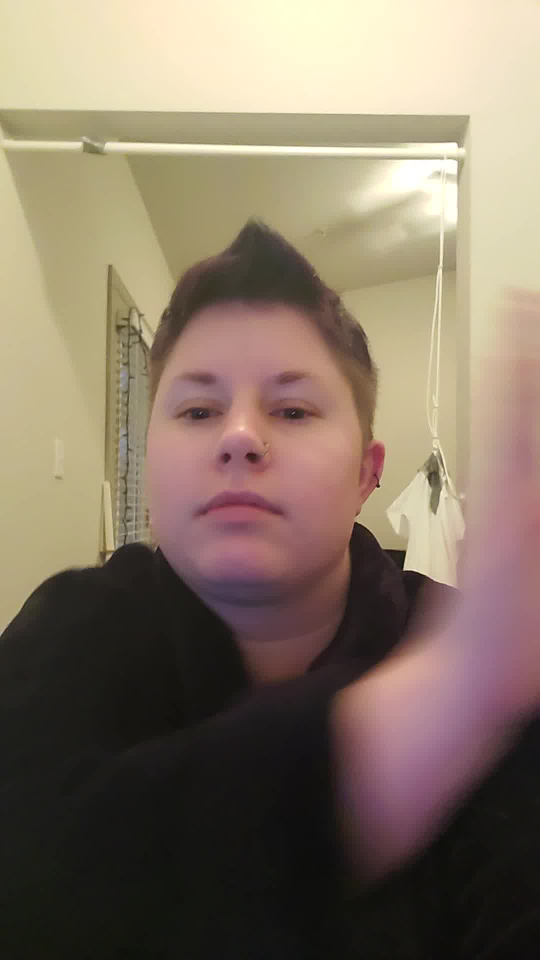
#> input picture hand_photos/left/00.jpg, 1080 x 1920 px (shown at 1/2 size)
$ python badscript.py   (older library calls are emulated)
#> lines starting #> are read from the running program, lines starting #| are printed output that depends on the picture; pictures that were not available may be replaced by others from this repository, and a replacement may not be noted
from PIL import Image
import os

def get_all_filenames(directory):
    filenames = []
    directory = "./hand_photos/" + directory
    list_dir = os.listdir(directory)
    list_dir = [f.lower() for f in list_dir]
    list_dir = sorted(list_dir)
    for file in list_dir:
        filenames.append(file)

    return filenames

def get_pixel_arrays(directory, images, value):
    pixels = []
    pixels.append(value)
    for image in images:
        image = "./hand_photos/" + directory + "/" + image
        im = Image.open(image, 'r')
        im = im.resize((240,240),Image.ANTIALIAS)
        pix_val = list(im.getdata())
        pixels.append(pix_val)
    return pixels

left_files = get_all_filenames("left")
right_files = get_all_filenames("right")
middle_files = get_all_filenames("middle")
top_files = get_all_filenames("top")
bottom_files = get_all_filenames("bottom")
none_files = get_all_filenames("no_hand")

left_pixels = get_pixel_arrays("left", left_files, '0')
#> in get_pixel_arrays, im is the input picture: PIL image 1080x1920 RGB; mean R, G, B 133.6, 118.2, 101.7
#> in get_pixel_arrays, `im = im.resize((240,240),Image.ANTIALIAS)`:
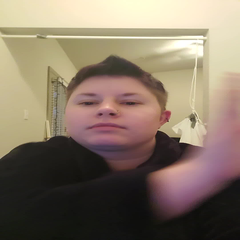
#> im: PIL image 240x240 RGB; mean R, G, B 133.6, 118.2, 101.7
#> in get_pixel_arrays, `pix_val = list(im.getdata())`: pix_val = 57600 items
#> left_pixels = 2 items
top_pixels = get_pixel_arrays("top", top_files, '1')
#> call 2 of get_pixel_arrays, with directory = 'top', value = '1'
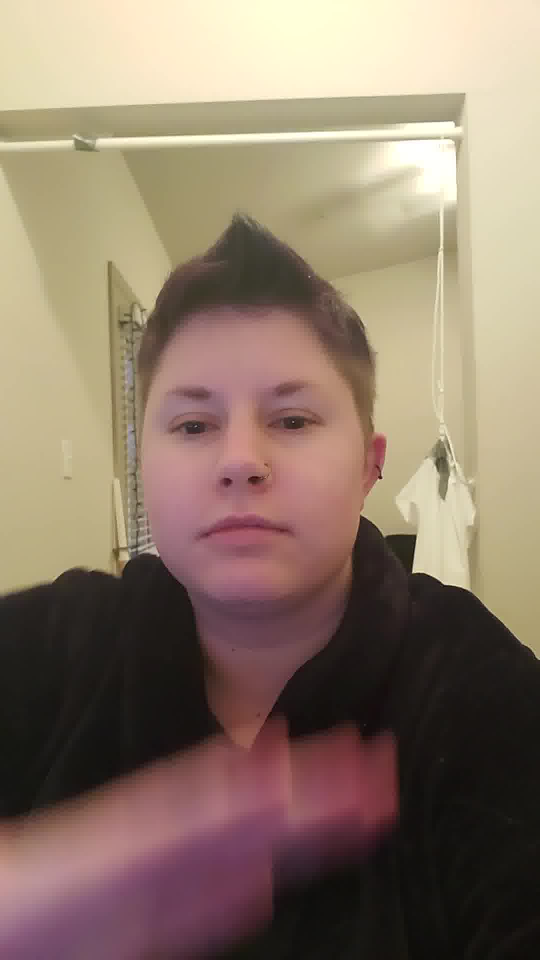
#> input picture hand_photos/bottom/00.jpg, 1080 x 1920 px, found by its file name (shown at 1/2 size)
#> in get_pixel_arrays, im is the input picture: PIL image 1080x1920 RGB; mean R, G, B 141.1, 122.3, 105.9
#> in get_pixel_arrays (call 2), `im = im.resize((240,240),Image.ANTIALIAS)`:
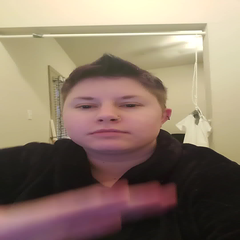
#> im: PIL image 240x240 RGB; mean R, G, B 141.1, 122.3, 105.9
#> top_pixels = 2 items
right_pixels = get_pixel_arrays("right", right_files, '2')
#> right_pixels = 2 items
bottom_pixels = get_pixel_arrays("bottom", bottom_files, '3')
#> pass 2 of the loop in get_pixel_arrays, `for image in images:`:
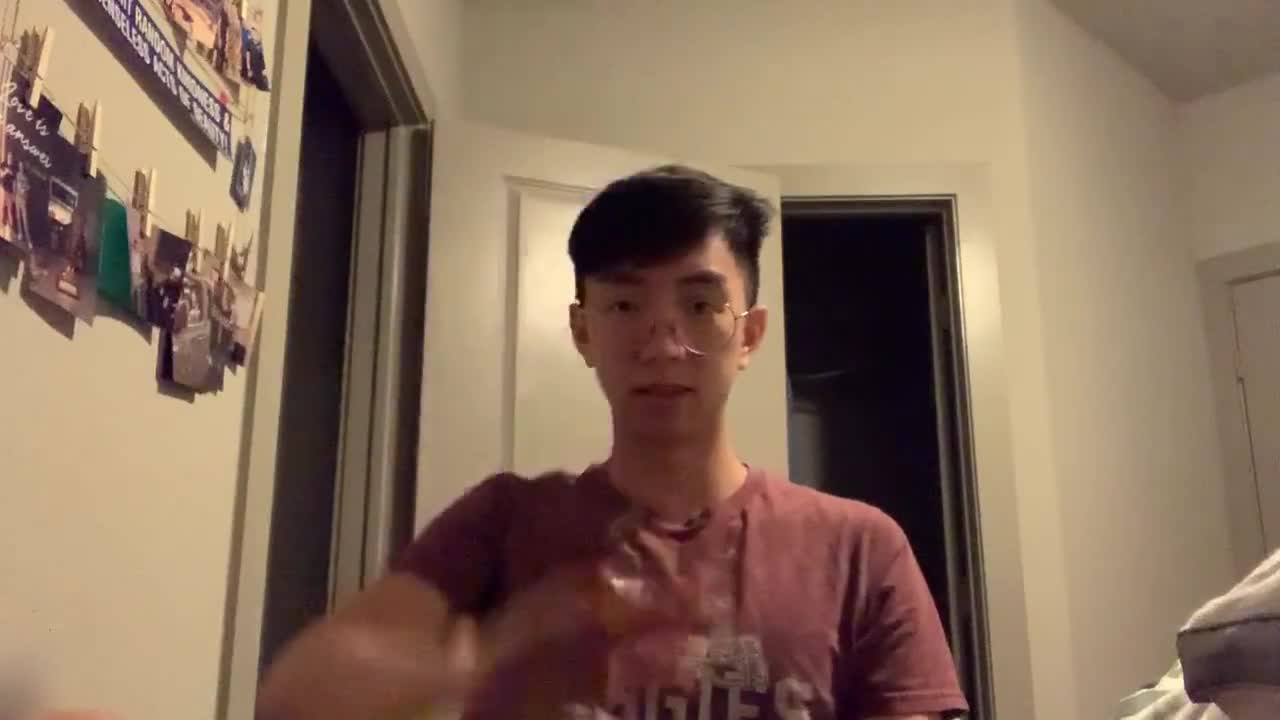
#> input picture hand_photos/bottom/01.jpeg, 1280 x 720 px
#> in get_pixel_arrays, im is the input picture: PIL image 1280x720 RGB; mean R, G, B 135.9, 110.9, 91.6
#> in get_pixel_arrays (call 4), `im = im.resize((240,240),Image.ANTIALIAS)`:
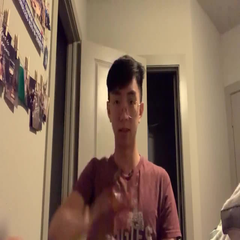
#> im: PIL image 240x240 RGB; mean R, G, B 135.9, 110.9, 91.6
#> pass 3 of the loop in get_pixel_arrays, `for image in images:`:
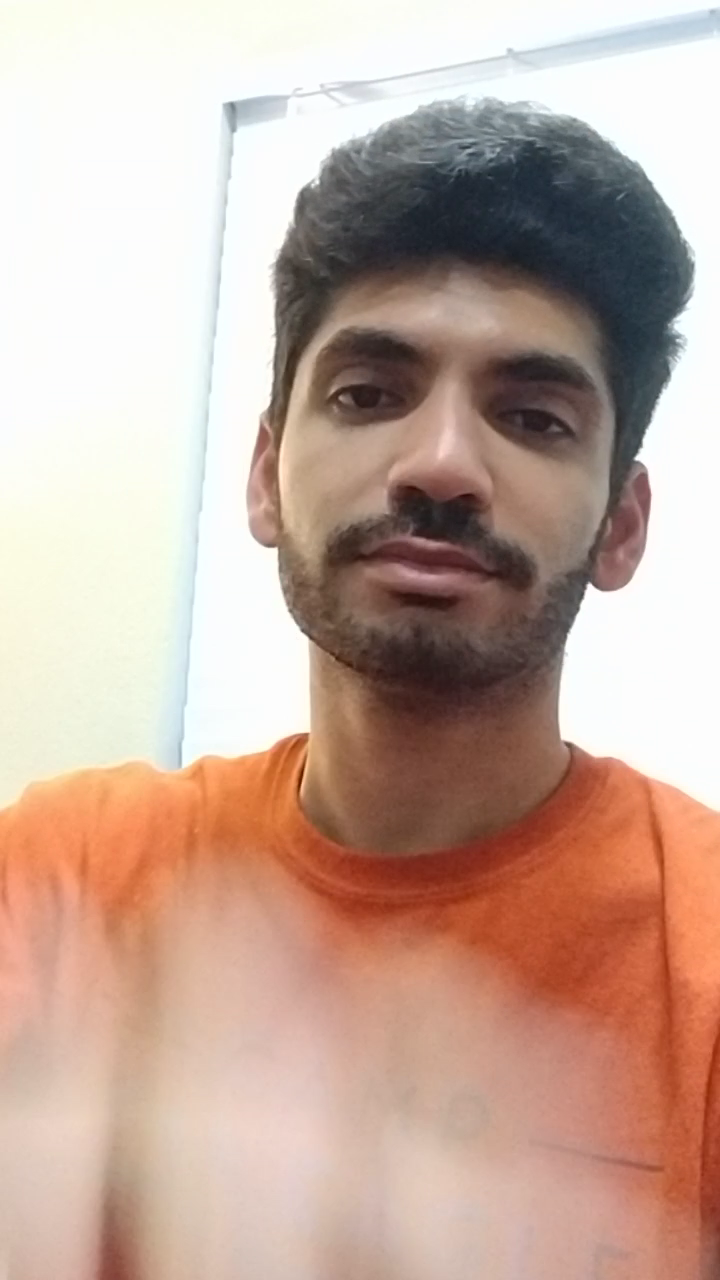
#> input picture hand_photos/bottom/02.png, 720 x 1280 px
#> in get_pixel_arrays, im is the input picture: PIL image 720x1280 RGB; mean R, G, B 196.7, 169.6, 156.8
#> in get_pixel_arrays (call 4), `im = im.resize((240,240),Image.ANTIALIAS)`:
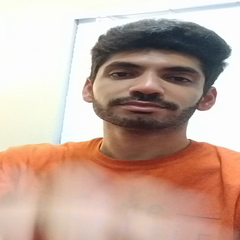
#> im: PIL image 240x240 RGB; mean R, G, B 196.7, 169.6, 156.8
#> bottom_pixels = 4 items
none_pixels = get_pixel_arrays("no_hand", none_files, '4')
#> none_pixels = 2 items
